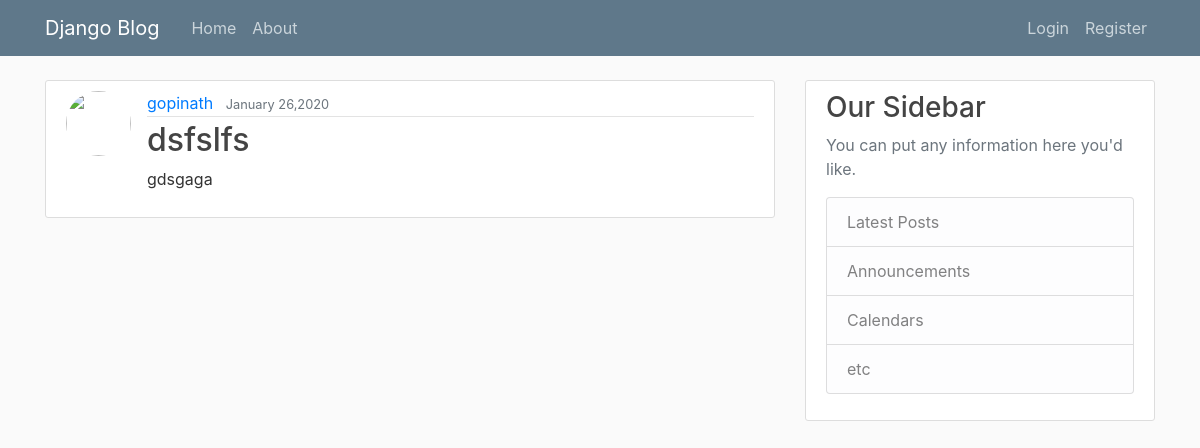
Screenshot of /post/57 with the database file from the repository.
### blog/models.py (models this page shows, shortened)
class Post(models.Model):
    title = models.CharField(max_length=100)
    content = models.TextField()
    date_posted  = models.DateTimeField(default = timezone.now)
    author = models.ForeignKey(User, on_delete = models.CASCADE)

### blog/views.py (the view)
# urls.py: path('post/<int:pk>',PostDetailView.as_view(),name='post_detail'),
class PostDetailView(DetailView):
    model = Post

### blog/templates/blog/post_detail.html (shortened to what this page needs)
{% extends "blog/base.html" %}
{% block content %}
<article class="media content-section">
  <img class = "rounded-circle article-img" src = "{{ object.author.profile.image.url}}">
    <div class="media-body">
      <div class="article-metadata">
        <a class="mr-2" href="{%url 'user_posts' object.author.username%}">{{ object.author }}</a>
        <small class="text-muted">{{ object.date_posted|date:"F d,Y" }}</small>
      </div>
      <h2>{{ object.title }}</h2>
      <p class="article-content">{{ object.content }}</p>
    </div>
  </article>
{% endblock %}

### blog/static/blog/main.css (style rules this page uses)
body { background: #fafafa; color: #333333; margin-top: 5rem; }
h1, h2, h3, h4, h5, h6 { color: #444444; }
.content-section { background: #ffffff; padding: 10px 20px; border: 1px solid #dddddd; border-radius: 3px; margin-bottom: 20px; }
.article-content { white-space: pre-line; }
.article-img { height: 65px; width: 65px; margin-right: 16px; }
.article-metadata { padding-bottom: 1px; margin-bottom: 4px; border-bottom: 1px solid #e3e3e3 }

### rows the page displays
Post: author "gopinath", date_posted "January 26,2020", title "dsfslfs", content "gdsgaga"
